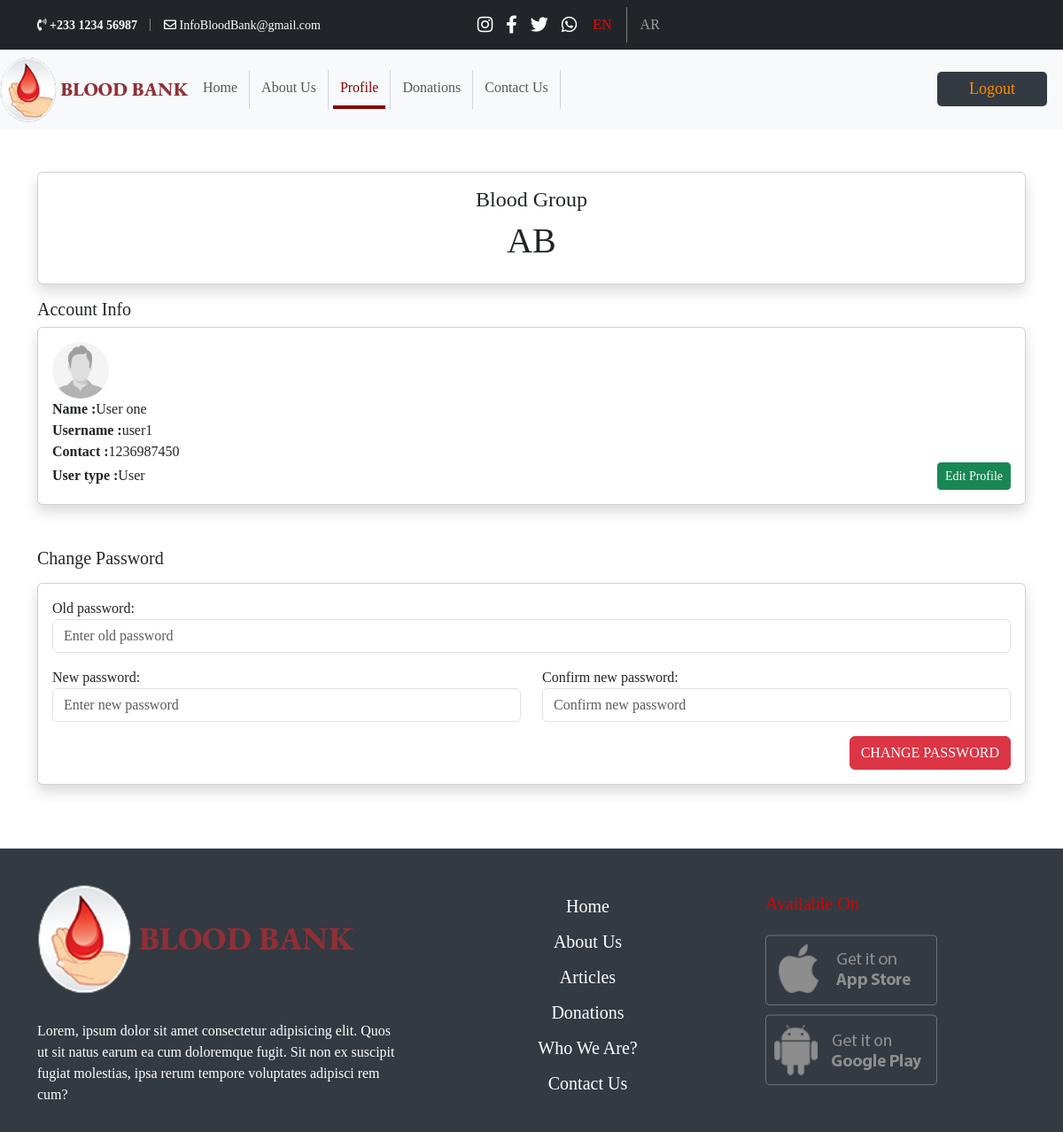
The page /profile.php (signed in) on the database its author committed.
### tables this page shows
CREATE TABLE `users_tb` (
  `user_id` int(11) NOT NULL,
  `name` varchar(255) NOT NULL,
  `username` varchar(100) NOT NULL,
  `email` varchar(255) NOT NULL,
  `phone` varchar(15) NOT NULL,
  `password` varchar(155) NOT NULL,
  `blood_group` varchar(50) DEFAULT NULL,
  `role` int(11) NOT NULL DEFAULT 0,
  `status` int(11) NOT NULL DEFAULT 0,
  `date_created` timestamp NOT NULL DEFAULT current_timestamp()
);

### private/config/autoloader.php (called while the page is built, shortened)
<?php
    spl_autoload_register(function ($className) {
        $classFile = __DIR__ . "/../classes/" . $className . ".class.php";
    });

### private/classes/Database.class.php (called while the page is built, shortened)
<?php
class Database{
    protected ?PDO $conn;
    function __construct()
    {
        $this->conn = $this->connect();
    }
    private function connect()
    {
        $string = "mysql:host=".DB_HOST.";dbname=".DB_NAME;
        try {
            return new PDO($string, DB_USER, DB_PASS);
        }catch (PDOException $e){
            echo $e->getMessage();
            die();
        }
    }
    protected function selectData($tableName, $columns = "*", $conditions = array(), $conditionType = "AND", $limit = null, $orderByColumn = null, $orderByDirection = "ASC"): false|array
    {
        $query = "SELECT $columns FROM $tableName";
        if (!empty($conditions)) {
            $query .= " WHERE ";
            $conditionsArray = array();
            foreach ($conditions as $key => $value) {
                $conditionsArray[] = "$key = :$key";
            }
            $query .= implode(" $conditionType ", $conditionsArray);
        }
        try {
            $statement = $this->conn->prepare($query);
            foreach ($conditions as $key => $value) {
                $statement->bindValue(":$key", $value);
            }
            $statement->execute();
            return $statement->fetchAll(PDO::FETCH_ASSOC);
        } catch (PDOException $e) {
            return false;
        }
    }
}

### private/classes/Authentication.class.php (called while the page is built, shortened)
<?php
    class Authentication extends Database {
        private string $tableName = "users_tb";
        public function getMe(mixed $user_id): false|array
        {
            $condition = [
                'user_id' => $user_id
            ];
            return $this->selectData($this->tableName, '*', $condition);
        }
    }

### profile.php (the view, shortened to what this page needs)
<?php
include "includes/header.php";
include "includes/nav.php";
$me = new Authentication();
$myData = $me->getMe($_SESSION['user_id']);
?>
<div class="container py-5">
    <?php
    if ($myData[0]['status'] == 0 && $myData[0]['role'] == 0) {
        ?>
        <h5 class="mb-3">Blood Group</h5>
        <div class="card p-3 shadow mb-4">
            <div class="text-center py-3">
                <h1>Hello <?= $myData[0]['name']?></h1>
                <h4>Welcome To Blood Bank Master</h4>
                <p>Visit any nearest hospital for your blood group And health verification to start your donation</p>
            </div>
        </div>
        <?php
    }elseif($myData[0]['status'] == 1 && $myData[0]['role'] == 0){
        ?>
        <div class="card p-3 shadow mb-3 text-center">
            <h4>Blood Group</h4>
            <h1><?= $myData[0]['blood_group'];?></h1>
        </div>
        <?php
    }
    ?>
    <h5 class="mt-3">Account Info</h5>
    <div class="card p-3 shadow mb-5">
        <div class="" id="myProfile">
            <img src="imgs/person.jpeg" class="rounded-pill" alt="img" style="width: 4rem;">
            <p class="mb-0"><strong>Name :</strong><?= $myData[0]['name']?></p>
            <p class="mb-0"><strong>Username :</strong><?= $myData[0]['username']?></p>
            <p class="mb-0"><strong>Contact :</strong><?= $myData[0]['phone']?></p>
            <div class="d-flex align-items-center justify-content-between">
                <?php
                if ($myData[0]['role'] == 1){
                    ?><p class="mb-0"><strong>User type :</strong>Admin</p><?php
                }else{
                    ?><p class="mb-0"><strong>User type :</strong>User</p><?php
                }
                ?>
                <button value="<?= $_SESSION['user_id']?>" class="btn btn-success btn-sm editBtn">Edit Profile</button>
            </div>
        </div>
    </div>
    <h5 class="mb-3">Change Password</h5>
    <div class="card shadow p-3 mb-4">
        <form action="" id="changePasswordForm">
            <div class="row">
                <div class="col-12">
                    <div class="mb-3">
                        <label>Old password:</label>
                        <input type="password" name="old_password" placeholder="Enter old password" class="form-control shadow-none">
                    </div>
                </div>
                <div class="col-md-6">
                    <div class="mb-3">
                        <label>New password:</label>
                        <input type="password" name="new_password" placeholder="Enter new password" class="form-control shadow-none">
                    </div>
                </div>
                <div class="col-md-6">
                    <div class="mb-3">
                        <label>Confirm new password:</label>
                        <input type="password" name="c_new_password" placeholder="Confirm new password" class="form-control shadow-none">
                    </div>
                </div>
                <div class="text-end">
                    <button id="changePasswordBtn" class="btn btn-danger">CHANGE PASSWORD</button>
                </div>
            </div>
        </form>
    </div>
</div>
<?php
include "includes/footer.php";
?>

### css/style.css (style rules this page uses)
body { font-family: "Times New Roman", Times, serif; }

### rows shown on the page
users_tb: blood_group "AB", name "User one", username "user1", phone "1236987450"
